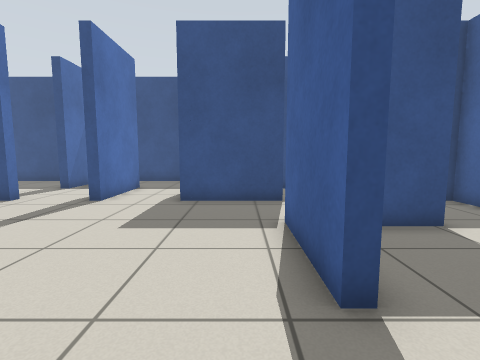
[1] (above)

22 first-person views from a walk through a Gazebo world. The camera is 0.85 m above the floor, tilts 6° down and sees 85° across. The floor is counted in squares, 0.5 m on a side. Each view is taken from the middle of a square. On the plan, view 1 faces up. The plan holds only what a view shows up to about 14 squares ahead; the rest is blank.

[2]
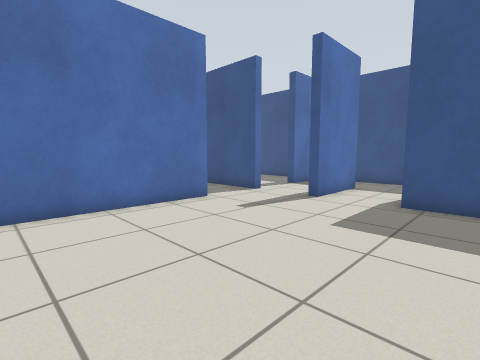

[3]
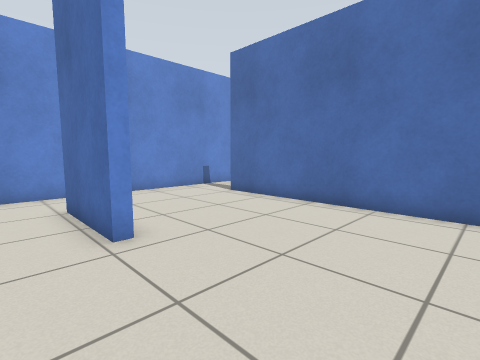

[4]
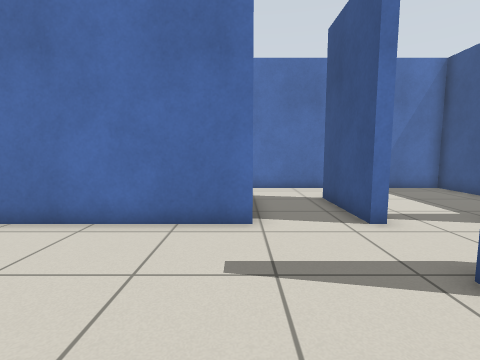

[5]
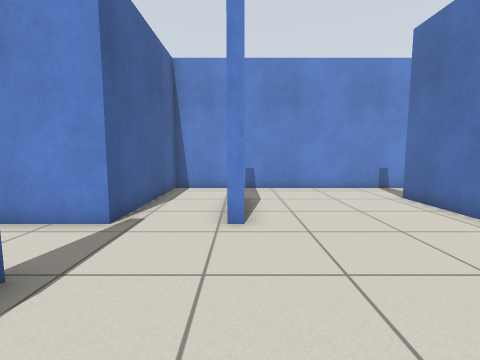

[6]
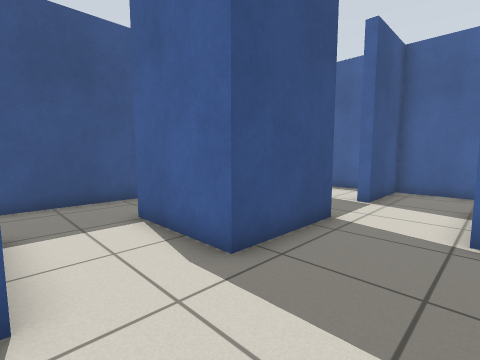

[7]
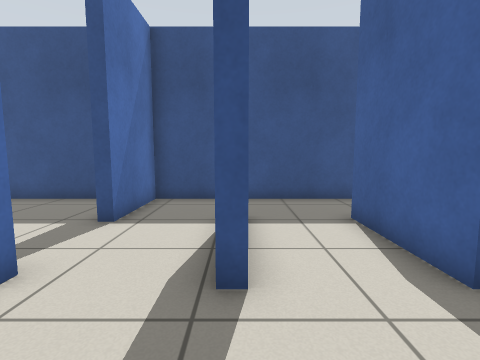

[8]
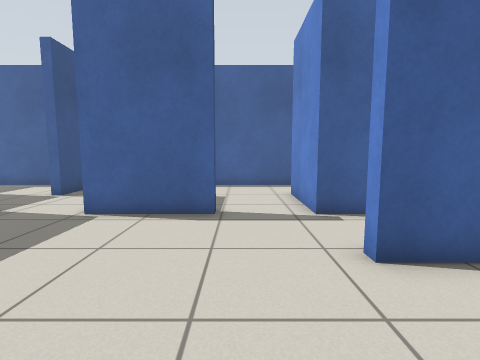

[9]
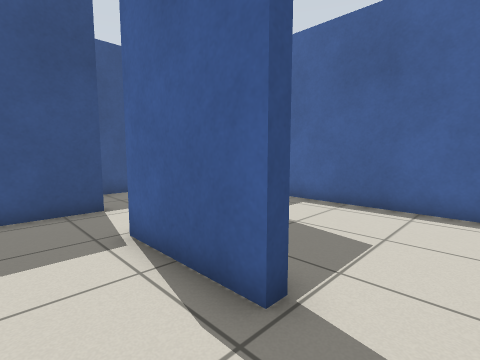

[10]
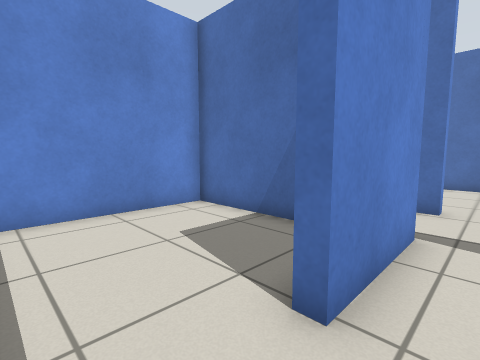

[11]
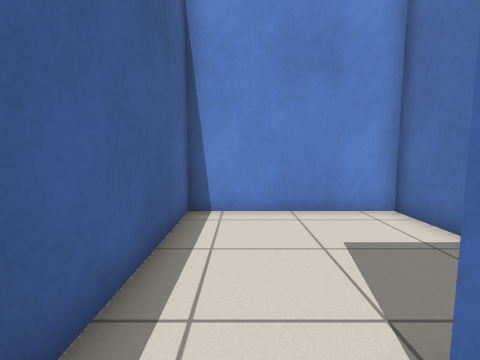

[12]
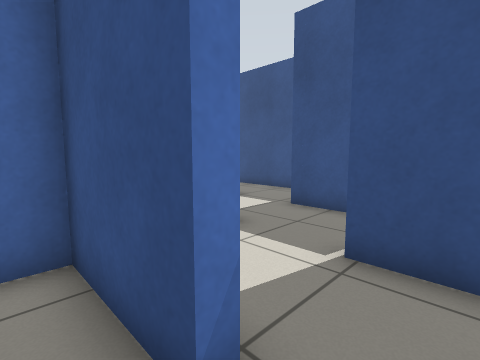

[13]
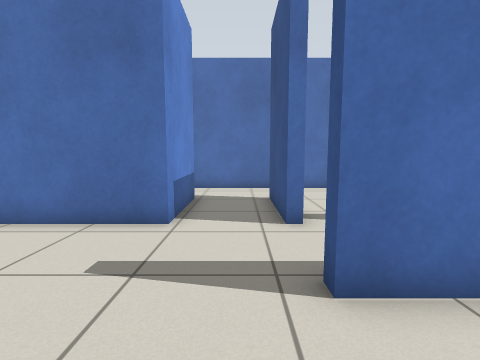

[14]
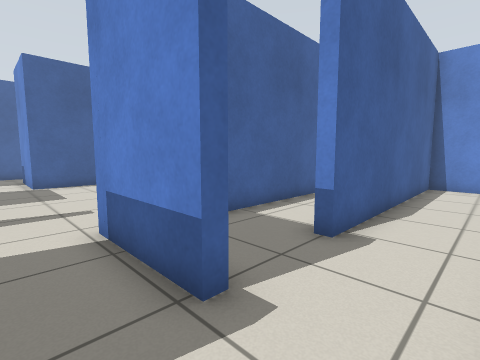

[15]
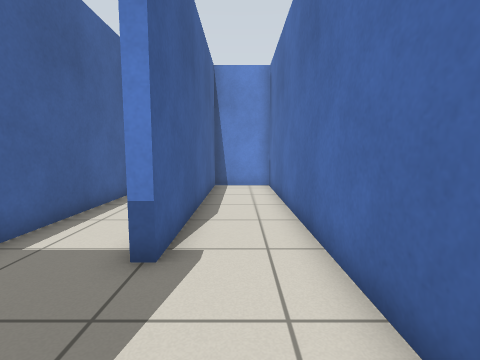

[16]
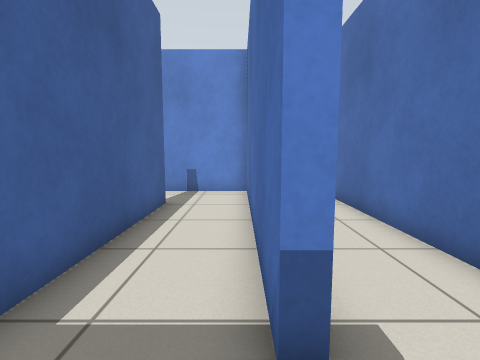

[17]
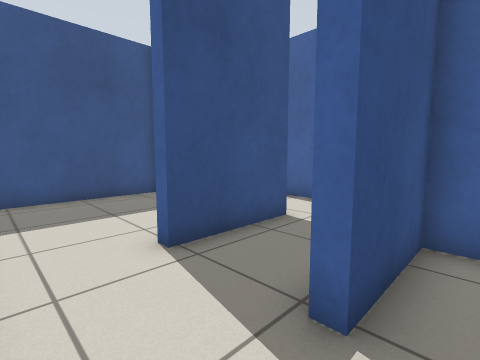

[18]
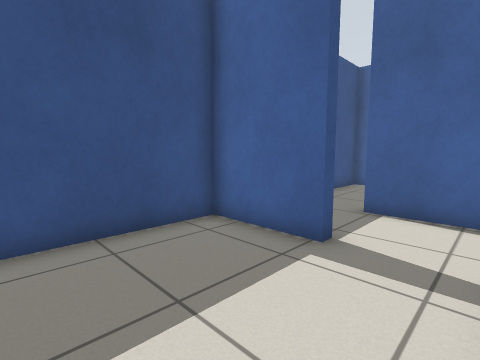

[19]
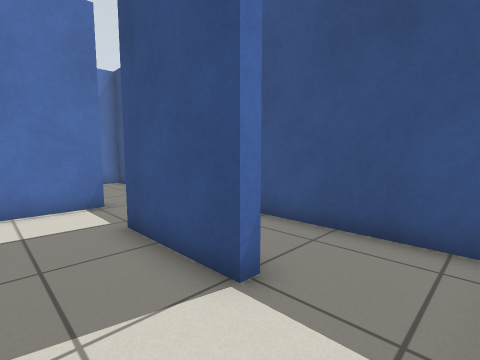

[20]
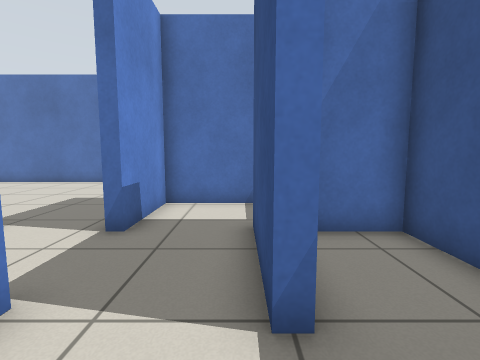

[21]
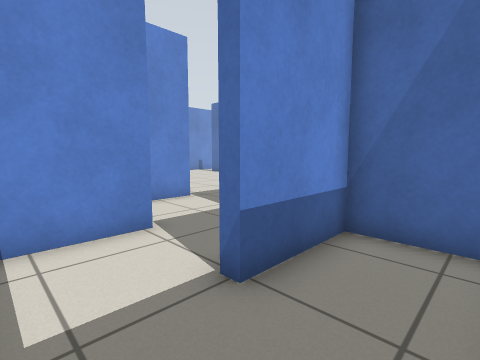

[22]
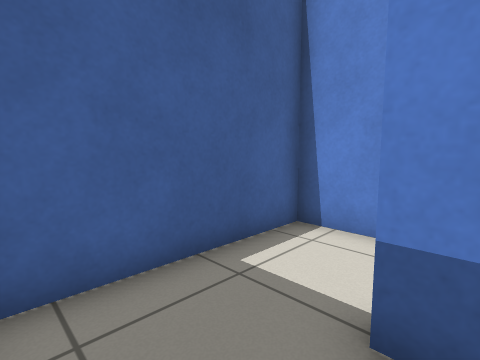

### Floor plan
Ten units are one square. View 1 is at (0, 0); x grows to the right and y downward. Boxes are objects, and circles mark ways between rooms. Rooms are numbered by the first view taken in them; rooms with no view inside come last. Other rooms are left out.
<svg viewBox="-150 -160 230 230">
<path fill="none" stroke="#000" d="M-53 -99 -53 -128M-81 -96 -81 -91 -117 -91 -117 -95M-117 -63 -81 -63 -81 38M-49 -128 -49 -91 -54 -91M15 -91 -21 -91 -21 -128M16 -27 11 -27 11 -63M-21 18 -21 1 -17 1 -17 38M-14 -155 -81 -155 -81 -123 -85 -123 -85 -155 -145 -155 -145 -65M-76 65 11 65 11 1M47 -59 15 -59 15 -50M75 6 75 -54M11 1 47 1 47 5M-85 38 -85 -30M-85 -51 -85 -59 -117 -59 -117 -63M-145 -65 -145 65 -117 65 -117 -31 -113 -31 -113 65 -76 65M43 -95 75 -95 75 -125M47 -127 47 -123 10 -123M69 -155 15 -155 15 -127 47 -127M75 -125 75 -150M15 25 15 65 75 65 75 6M47 -64 47 -59M15 -95 15 -91M11 -63 44 -63M75 -54 75 -91 43 -91 43 -95M-17 -128 -17 -95 15 -95M11 -149 11 -155 -14 -155"/>
<circle cx="10" cy="-15" r="3" fill="#2a7"/>
<circle cx="-130" cy="-60" r="3" fill="#2a7"/>
<circle cx="-80" cy="50" r="3" fill="#2a7"/>
<circle cx="10" cy="-75" r="3" fill="#2a7"/>
<circle cx="-20" cy="-140" r="3" fill="#2a7"/>
<circle cx="60" cy="0" r="3" fill="#2a7"/>
<circle cx="60" cy="-60" r="3" fill="#2a7"/>
<circle cx="60" cy="-120" r="3" fill="#2a7"/>
<circle cx="30" cy="-90" r="3" fill="#2a7"/>
<circle cx="10" cy="-105" r="3" fill="#2a7"/>
<circle cx="-5" cy="-120" r="3" fill="#2a7"/>
<text x="-60" y="-60">1</text>
<text x="50" y="-30">2</text>
<text x="-110" y="0">3</text>
<text x="50" y="-110">4</text>
<text x="40" y="-140">5</text>
<text x="40" y="30">6</text>
<text x="40" y="-80">7</text>
<text x="0" y="-110">8</text>
<text x="-10" y="-140">9</text>
</svg>
Room 1 opens to room 2. Room 1 opens to room 3. Room 1 opens to room 7. Room 1 opens to room 9. Room 2 opens to room 6. Room 2 opens to room 7. Room 4 opens to room 5. Room 4 opens to room 7. Room 4 opens to room 8. Room 8 opens to room 9.

Where each view was taken, in squares from view 1:
view 1: 0 up, 0 right, facing up
view 2: 0 up, 0 right, facing up-left
view 3: 5 up, 0 right, facing down-left
view 4: 6 up, 2 left, facing left
view 5: 6 up, 2 left, facing down
view 6: 6 up, 5 left, facing up-right
view 7: 6 up, 5 left, facing up
view 8: 2 up, 6 left, facing right
view 9: 1 up, 1 left, facing up-right
view 10: 1 up, 7 right, facing down-left
view 11: 1 up, 6 right, facing down
view 12: 5 up, 6 right, facing up-left
view 13: 8 up, 2 left, facing left
view 14: 8 up, 14 left, facing down-right
view 15: 7 up, 13 left, facing down
view 16: 5 up, 11 left, facing down
view 17: 5 up, 14 left, facing up-right
view 18: 10 up, 13 left, facing up-right
view 19: 10 up, 7 right, facing up-left
view 20: 12 up, 7 right, facing left
view 21: 15 up, 7 right, facing down-left
view 22: 15 up, 4 right, facing down-right
